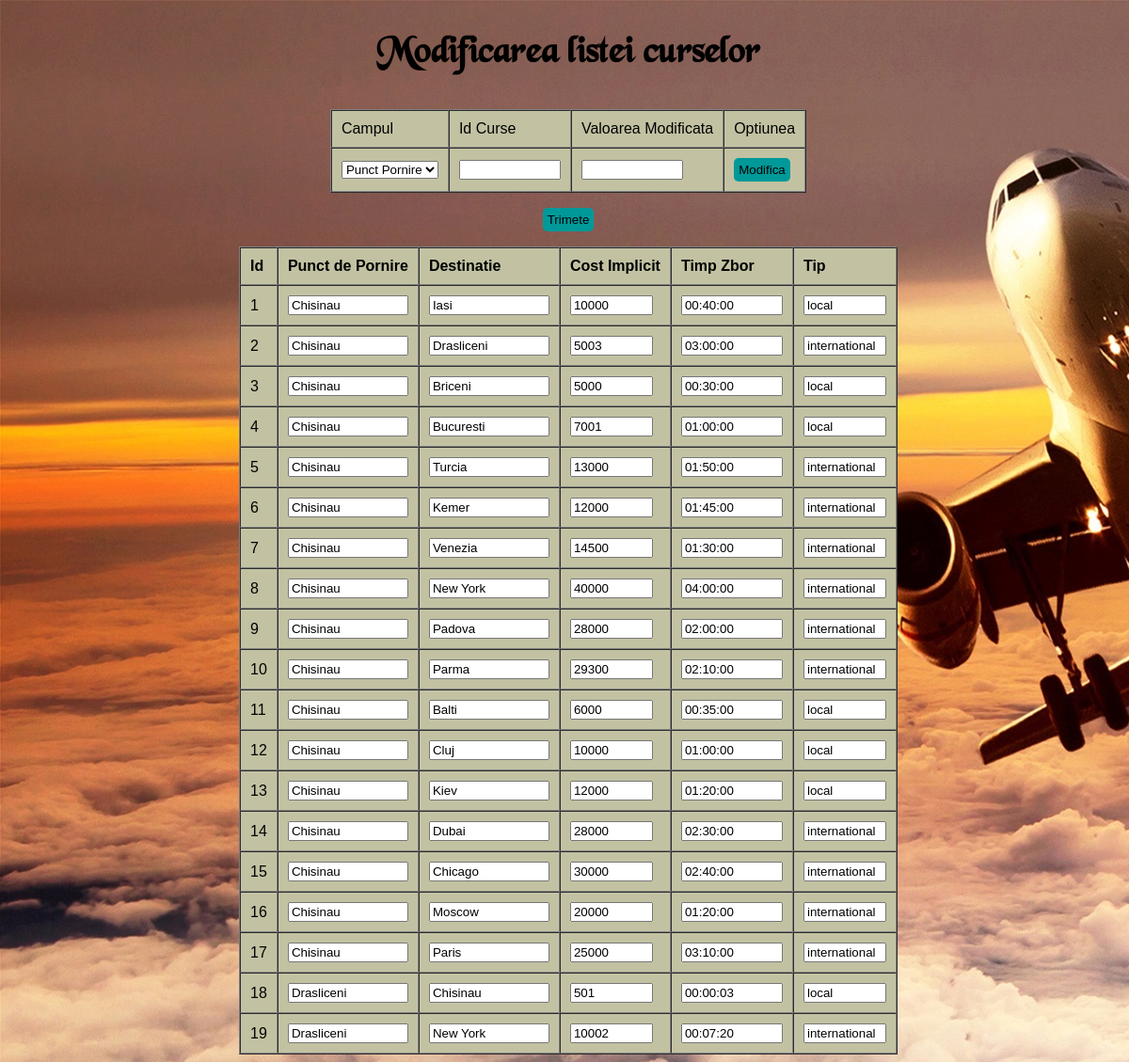
Page /modificare/modificare_curse.php (signed in) on the committed database.
### tables this page shows
CREATE TABLE `curse` (
  `id_cursa` int(11) NOT NULL,
  `p_pornire` varchar(50) NOT NULL,
  `destinatie` varchar(50) NOT NULL,
  `cost` int(11) NOT NULL,
  `timp_zbor` time NOT NULL,
  `tip` varchar(20) NOT NULL
);

### modificare/modificare_curse.php (the view, shortened to what this page needs)
    <!DOCTYPE html>
    <html>
    <head>
   <link rel="stylesheet" type="text/css" href="../style.css">
 </head>
 <?php
 if(!isset($_SESSION["sesiune"])){
  header("Location:../logare.php");
}else{
 require("../conexiune.php");
 $sql="select*from curse";
 if ($result = $mysqli->query($sql)) {} else {echo "Eroare: " . $mysqli ->error;}
 if ($result->num_rows > 0) {
   echo "<body >";
   echo "<h2 class=\"h1\" align=\"center\">Modificarea listei curselor</h2>";
   echo '<form action="modificare_curse.php" method="post">
   <table cellpadding=10 cellspacing=0 border=1 align="center" style="background-color:#c2c2a3;">
    <tr>
      <td>Campul</td>
      <td>Id Curse</td>
      <td>Valoarea Modificata
        <td>Optiunea
        </tr>
        <tr>
          <td>
            <select name="cautare" size="1">
             <option value="p_pornire">Punct Pornire
               <option value="destinatie">Destinatie
                 <option value="cost">Cost
                   <option value="tip_zbor">Tip Zbor
                     <option value="tip">Tip
                     </select>
                     ';
                     echo '<td><input type="text" name="valoareid" style="width:100px;">
                     <td><input type="text" name="valoare" style="width:100px;">
                      <td><input type="submit" class="submit" value="Modifica" name="cauta">
                      </tr>
                    </table></form>';
                   echo "<form action=\"modificare_curse.php\" method=\"post\">
                   <p align=\"center\">
                     <input type=\"submit\" class=\"submit\" name=\"ok\" value=\"Trimete\" >
                   </p>
                   <table align=\"center\" cellpadding=10 cellspacing=0 border=1 style=\"margin-top:1%;background-color:#c2c2a3; align-content:center; \" >";
                    echo "<tr>
                    <td class=\"tr\">Id</td>
                    <td class=\"tr\">Punct de Pornire</td>
                    <td class=\"tr\">Destinatie</td>
                    <td class=\"tr\">Cost Implicit</td>
                    <td class=\"tr\">Timp Zbor</td>
                    <td class=\"tr\">Tip</td>";
                    $i=0;
                    while($row = $result->fetch_array())  {
                     echo "<tr>";
                     $b[$i]=$row[0];echo '<td>'.$row[0].'</td>';
                     $a=1+$i*5;echo '<td><input type="text" name="'.$a.'" value="'.$row[1].'""size="5"style="width: 120px;"></td>';
                     $a=2+$i*5;echo '<td><input type="text" name="'.$a.'" value="'.$row[2].'""size="5"style="width: 120px;"></td>';
                     $a=3+$i*5;echo '<td><input type="text" name="'.$a.'" value="'.$row[3].'""size="5"style="width: 80px;"></td>';
                     $a=4+$i*5;echo '<td><input type="text" name="'.$a.'" value="'.$row[4].'""size="5"style="width: 100px;"></td>';
                     $a=5+$i*5;echo '<td><input type="text" name="'.$a.'" value="'.$row[5].'""size="5"style="width: 80px;"></td>';
                     $i++;
                     echo "</tr>";
                   }
                   echo "</table>";
                   echo '</form>';
                 }
                 else {
                  echo "Nu a fost găsit nici un rând!";
                }
              }
              ?>
          </body>
          </html>

### style.css (style rules this page uses)
html { font-family: sans-serif; -webkit-text-size-adjust: 100%; -ms-text-size-adjust: 100%; }
td.tr { text-decoration-style:solid; text-decoration-style: inherit; font-weight: bold; }
body { background-image:url("plane.jpg"); background-repeat: no-repeat; background-attachment: cover; }

### modificare/modificare_curse.php (style rules this page uses)
input.submit { font-size:10pt; background-color:#009999; border:none; padding:5px; border-radius:5px 5px 5px 5px; }
h2.h1 { font-family:blackc; font-size: 30pt; }
body { background-image:url("plane.jpg"); background-repeat: no-repeat; background-attachment: cover; margin-right:0%; }

### rows in the picture
curse: id_cursa "1", p_pornire "Chisinau", destinatie "Iasi", cost "10000", timp_zbor "00:40:00", tip "local"
curse: id_cursa "2", p_pornire "Chisinau", destinatie "Drasliceni", cost "5003", timp_zbor "03:00:00", tip "international"
curse: id_cursa "3", p_pornire "Chisinau", destinatie "Briceni", cost "5000", timp_zbor "00:30:00", tip "local"
curse: id_cursa "4", p_pornire "Chisinau", destinatie "Bucuresti", cost "7001", timp_zbor "01:00:00", tip "local"
curse: id_cursa "5", p_pornire "Chisinau", destinatie "Turcia", cost "13000", timp_zbor "01:50:00", tip "international"
curse: id_cursa "6", p_pornire "Chisinau", destinatie "Kemer", cost "12000", timp_zbor "01:45:00", tip "international"
curse: id_cursa "7", p_pornire "Chisinau", destinatie "Venezia", cost "14500", timp_zbor "01:30:00", tip "international"
curse: id_cursa "8", p_pornire "Chisinau", destinatie "New York", cost "40000", timp_zbor "04:00:00", tip "international"
curse: id_cursa "9", p_pornire "Chisinau", destinatie "Padova", cost "28000", timp_zbor "02:00:00", tip "international"
curse: id_cursa "10", p_pornire "Chisinau", destinatie "Parma", cost "29300", timp_zbor "02:10:00", tip "international"
curse: id_cursa "11", p_pornire "Chisinau", destinatie "Balti", cost "6000", timp_zbor "00:35:00", tip "local"
curse: id_cursa "12", p_pornire "Chisinau", destinatie "Cluj", cost "10000", timp_zbor "01:00:00", tip "local"
curse: id_cursa "13", p_pornire "Chisinau", destinatie "Kiev", cost "12000", timp_zbor "01:20:00", tip "local"
curse: id_cursa "14", p_pornire "Chisinau", destinatie "Dubai", cost "28000", timp_zbor "02:30:00", tip "international"
curse: id_cursa "15", p_pornire "Chisinau", destinatie "Chicago", cost "30000", timp_zbor "02:40:00", tip "international"
curse: id_cursa "16", p_pornire "Chisinau", destinatie "Moscow", cost "20000", timp_zbor "01:20:00", tip "international"
curse: id_cursa "17", p_pornire "Chisinau", destinatie "Paris", cost "25000", timp_zbor "03:10:00", tip "international"
curse: id_cursa "18", p_pornire "Drasliceni", destinatie "Chisinau", cost "501", timp_zbor "00:00:03", tip "local"
curse: id_cursa "19", p_pornire "Drasliceni", destinatie "New York", cost "10002", timp_zbor "00:07:20", tip "international"
